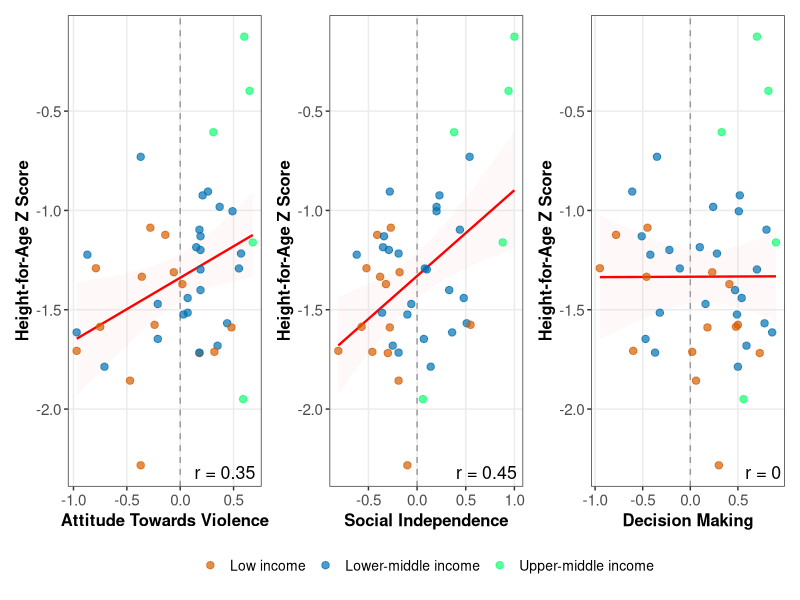
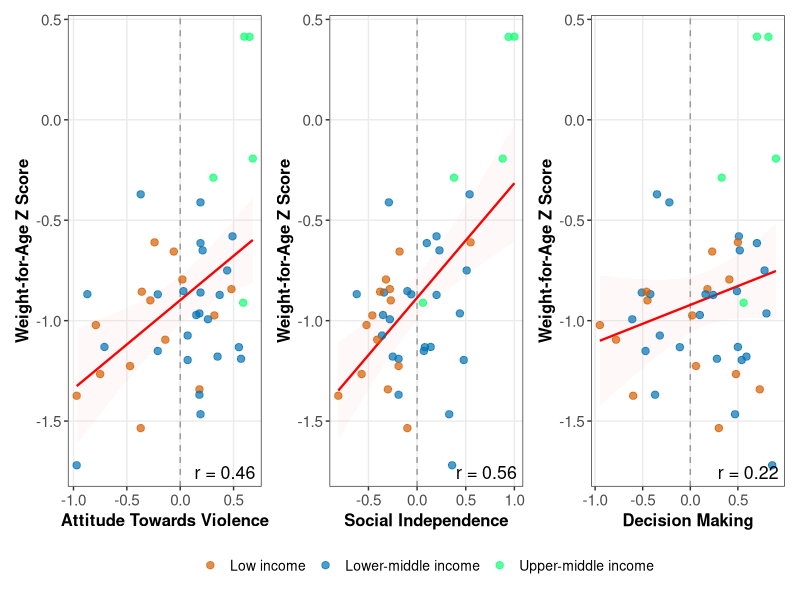
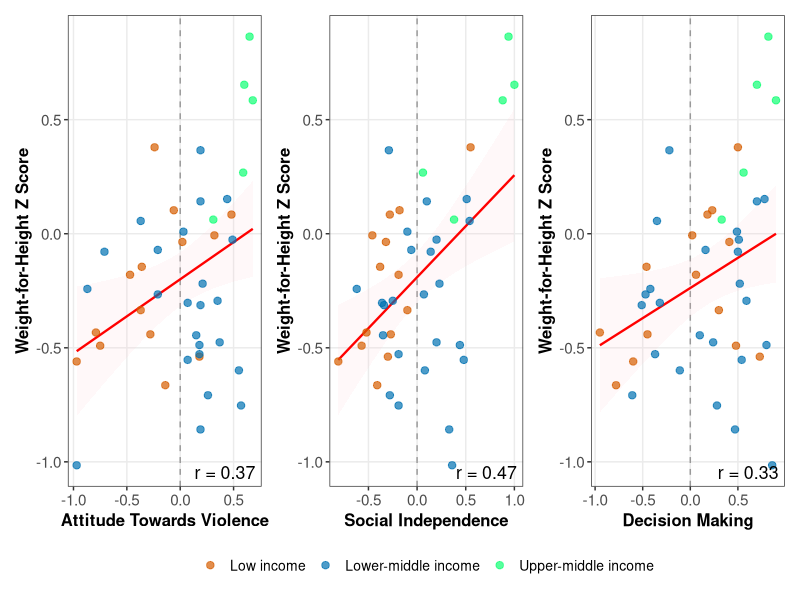
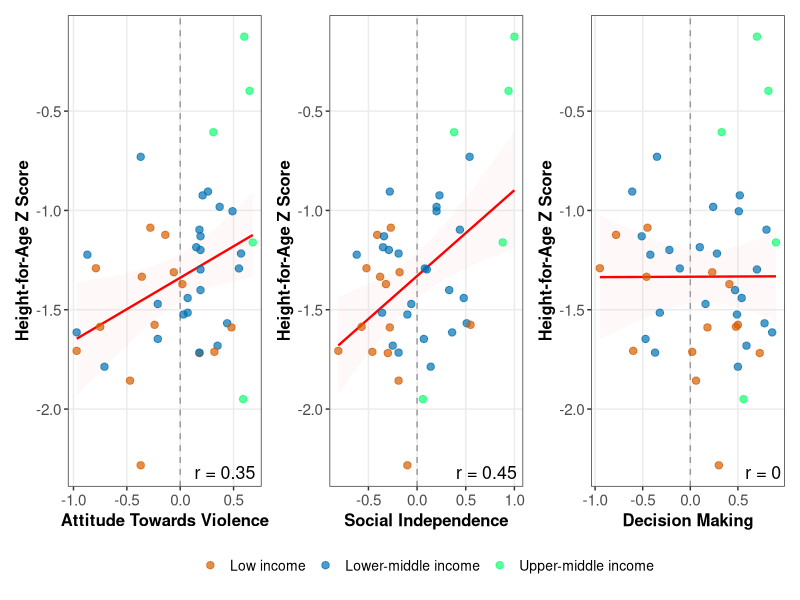
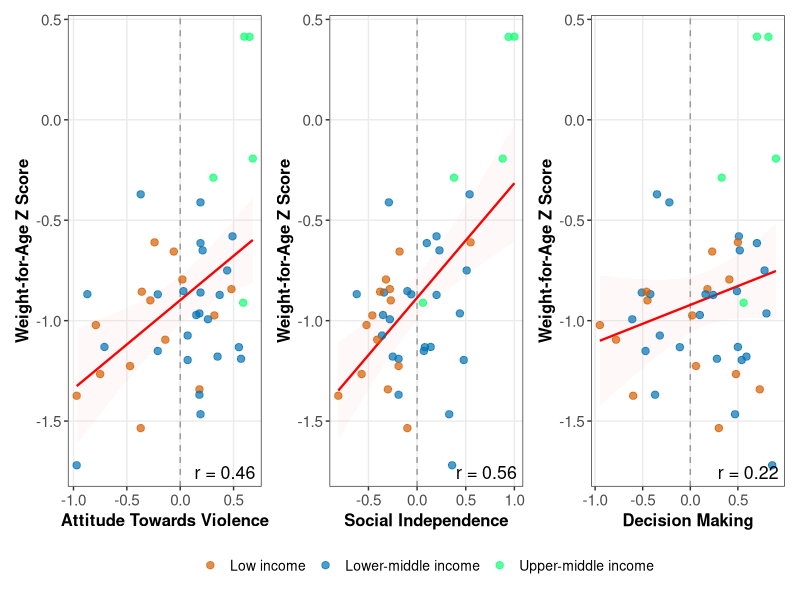
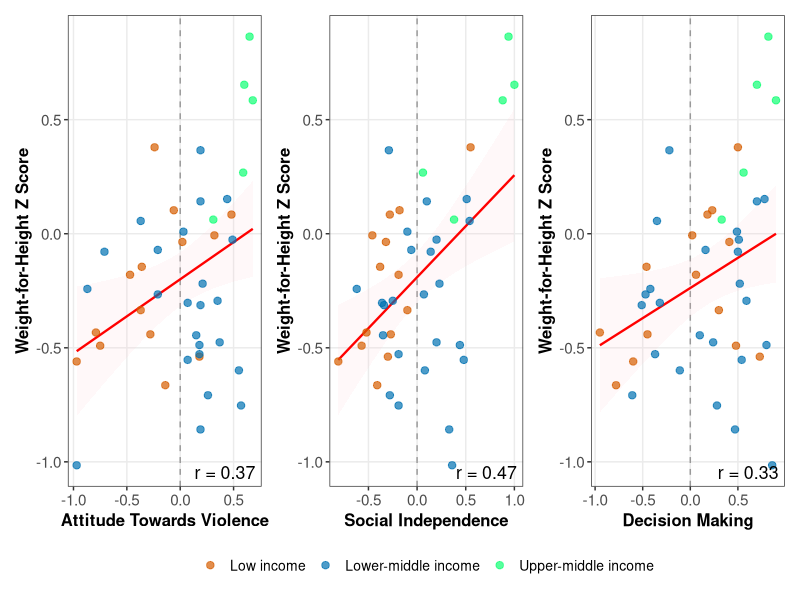

Reproduce these figures in R, in order.
library(tidyverse)
library(ggrepel)
library(patchwork)

# 1. Data with income groups (same as before)
data <- tribble(
  ~Code, ~Country, ~Attitude, ~Social, ~Decision, ~HAZ, ~WAZ, ~WHZ,
  "AL", "Albania", 0.65, 0.94, 0.82, -0.398, 0.413, 0.864,
  "AO", "Angola", 0.35, -0.25, 0.59, -1.681, -1.179, -0.294,
  "AM", "Armenia", 0.60, 1.00, 0.70, -0.125, 0.414, 0.653,
  "BD", "Bangladesh", 0.57, -0.19, 0.28, -1.217, -1.190, -0.753,
  "BJ", "Benin", 0.07, -0.36, -0.32, -1.515, -1.074, -0.303,
  "BF", "Burkina Faso", -0.14, -0.41, -0.78, -1.123, -1.095, -0.664,
  "BU", "Burundi", -0.37, -0.10, 0.30, -2.283, -1.535, -0.335,
  "KH", "Cambodia", 0.18, 0.44, 0.80, -1.097, -0.964, -0.488,
  "CM", "Cameroon", 0.19, -0.29, -0.22, -1.199, -0.411, 0.366,
  "TD", "Chad", -0.97, -0.81, -0.60, -1.707, -1.374, -0.560,
  "CD", "Congo, DR", -0.47, -0.19, 0.06, -1.857, -1.226, -0.180,
  "CI", "Cote d'Ivoire", 0.19, -0.34, -0.51, -1.130, -0.860, -0.313,
  "ET", "Ethiopia", -0.75, -0.57, 0.48, -1.586, -1.266, -0.491,
  "GA", "Gabon", 0.31, 0.38, 0.33, -0.606, -0.288, 0.062,
  "GM", "Gambia, The", -0.28, -0.27, -0.45, -1.087, -0.899, -0.441,
  "GH", "Ghana", 0.37, 0.20, 0.24, -0.982, -0.872, -0.476,
  "GU", "Guatemala", 0.59, 0.06, 0.56, -1.950, -0.911, 0.268,
  "GN", "Guinea", -0.87, -0.62, -0.42, -1.223, -0.868, -0.242,
  "HT", "Haiti", 0.49, 0.20, 0.51, -1.004, -0.580, -0.026,
  "IA", "India", 0.19, 0.33, 0.47, -1.401, -1.466, -0.858,
  "KE", "Kenya", 0.21, 0.23, 0.52, -0.924, -0.650, -0.219,
  "LS", "Lesotho", 0.44, 0.51, 0.78, -1.568, -0.750, 0.152,
  "LB", "Liberia", 0.02, -0.32, 0.41, -1.371, -0.795, -0.036,
  "MD", "Madagascar", 0.18, -0.30, 0.73, -1.718, -1.342, -0.539,
  "MW", "Malawi", 0.48, -0.28, 0.18, -1.589, -0.843, 0.084,
  "ML", "Mali", -0.79, -0.52, -0.95, -1.291, -1.022, -0.433,
  "MR", "Mauritania", 0.15, -0.35, 0.10, -1.185, -0.972, -0.445,
  "MZ", "Mozambique", 0.32, -0.46, 0.02, -1.712, -0.974, -0.007,
  "MM", "Myanmar", 0.07, 0.48, 0.54, -1.441, -1.196, -0.553,
  "NP", "Nepal", 0.55, 0.08, -0.11, -1.292, -1.132, -0.599,
  "NG", "Nigeria", 0.18, -0.19, -0.37, -1.716, -1.369, -0.528,
  "PK", "Pakistan", -0.21, 0.07, -0.47, -1.647, -1.151, -0.266,
  "PG", "Papua New Guinea", -0.71, 0.14, 0.50, -1.787, -1.131, -0.079,
  "RW", "Rwanda", -0.24, 0.55, 0.50, -1.576, -0.610, 0.379,
  "SN", "Senegal", 0.26, -0.28, -0.61, -0.905, -0.993, -0.708,
  "SL", "Sierra Leone", -0.36, -0.38, -0.46, -1.334, -0.856, -0.145,
  "ZA", "South Africa", 0.68, 0.88, 0.90, -1.161, -0.193, 0.585,
  "TJ", "Tajikistan", -0.37, 0.54, -0.35, -0.730, -0.371, 0.056,
  "TZ", "Tanzania", -0.21, -0.06, 0.16, -1.471, -0.869, -0.071,
  "TL", "Timor-Leste", -0.97, 0.36, 0.86, -1.614, -1.720, -1.015,
  "UG", "Uganda", -0.06, -0.18, 0.23, -1.311, -0.656, 0.103,
  "ZM", "Zambia", 0.03, -0.10, 0.49, -1.524, -0.853, 0.009,
  "ZW", "Zimbabwe", 0.19, 0.10, 0.70, -1.297, -0.614, 0.142
) %>%
  mutate(income_group = case_when(
    Country %in% c("Burkina Faso","Burundi","Chad","Congo, DR","Ethiopia","Gambia, The",
                   "Liberia","Madagascar","Malawi","Mali","Mozambique","Rwanda",
                   "Sierra Leone","Uganda") ~ "Low income",
    Country %in% c("Angola","Bangladesh","Benin","Cambodia","Cameroon","Cote d'Ivoire",
                   "Ghana","Guinea","Haiti","India","Kenya","Lesotho","Mauritania",
                   "Myanmar","Nepal","Nigeria","Pakistan","Papua New Guinea","Senegal",
                   "Tajikistan","Tanzania","Timor-Leste","Zambia","Zimbabwe") ~ "Lower-middle income",
    Country %in% c("Albania","Armenia","Gabon","Guatemala","South Africa") ~ "Upper-middle income"
  )) %>%
  mutate(income_group = factor(income_group, levels = c("Low income", "Lower-middle income", "Upper-middle income")))

# 2. Plotting function - SIMPLIFIED, no legend title
plot_swper_growth <- function(df, xvar, yvar, xlab) {
  r_val <- cor(df %>% pull({{ xvar }}),
               df %>% pull({{ yvar }}),
               use = "complete.obs")
  
  ggplot(df, aes(x = {{ xvar }}, y = {{ yvar }}, color = income_group)) +
    geom_vline(xintercept = 0, linetype = "dashed", color = "grey60", linewidth = 0.5) +
    geom_smooth(method = "lm", color = "red", fill = "pink", alpha = 0.1, linewidth = 0.8) + 
    geom_point(size = 2.2, alpha = 0.7) +
    scale_color_manual(values = c("Low income" = "#D55E00", 
                                  "Lower-middle income" = "#0072B2", 
                                  "Upper-middle income" = "#0fff73"),
                       name = element_blank()) +  # No legend title
    annotate("text", x = Inf, y = -Inf, label = paste0("r = ", round(r_val, 2)),
             hjust = 1.1, vjust = -0.6, size = 4.5) +
    labs(x = xlab, y = deparse(substitute(yvar))) +
    theme_bw() +
    theme(
      panel.grid.minor = element_blank(),
      axis.title = element_text(size = 12, face = "bold"),
      axis.text = element_text(size = 11),
      legend.position = "none"
    )
}

# 3. Create all 9 plots
p1 <- plot_swper_growth(data, Attitude, HAZ, "Attitude Towards Violence")
p2 <- plot_swper_growth(data, Social, HAZ, "Social Independence") 
p3 <- plot_swper_growth(data, Decision, HAZ, "Decision Making")
p4 <- plot_swper_growth(data, Attitude, WAZ, "Attitude Towards Violence")
p5 <- plot_swper_growth(data, Social, WAZ, "Social Independence")
p6 <- plot_swper_growth(data, Decision, WAZ, "Decision Making")
p7 <- plot_swper_growth(data, Attitude, WHZ, "Attitude Towards Violence")
p8 <- plot_swper_growth(data, Social, WHZ, "Social Independence")
p9 <- plot_swper_growth(data, Decision, WHZ, "Decision Making")

# 4. CLEAN FIGURES - NO titles, NO subtitles, ONE legend each
haz_figure <- (p1 + p2 + p3 + 
                 plot_layout(ncol = 3, guides = "collect")) &
  labs(y = "Height-for-Age Z Score") &
  theme(axis.title.y = element_text(size = 12, face = "bold"),
        legend.position = "bottom",
        legend.title = element_blank(),
        legend.text = element_text(size = 10))

waz_figure <- (p4 + p5 + p6 + 
                 plot_layout(ncol = 3, guides = "collect")) &
  labs(y = "Weight-for-Age Z Score") &
  theme(axis.title.y = element_text(size = 12, face = "bold"),
        legend.position = "bottom",
        legend.title = element_blank(),
        legend.text = element_text(size = 10))

whz_figure <- (p7 + p8 + p9 + 
                 plot_layout(ncol = 3, guides = "collect")) &
  labs(y = "Weight-for-Height Z Score") &
  theme(axis.title.y = element_text(size = 12, face = "bold"),
        legend.position = "bottom",
        legend.title = element_blank(),
        legend.text = element_text(size = 10))

# 5. Display
haz_figure
waz_figure  
whz_figure

# 6. Save
ggsave("HAZ_three_panels.pdf", haz_figure, width = 16, height = 6.5, device = "pdf")

ggsave("WAZ_three_panels.pdf", waz_figure, width = 16, height = 6.5, device = "pdf") 

ggsave("WHZ_three_panels.pdf", whz_figure, width = 16, height = 6.5, device = "pdf")
